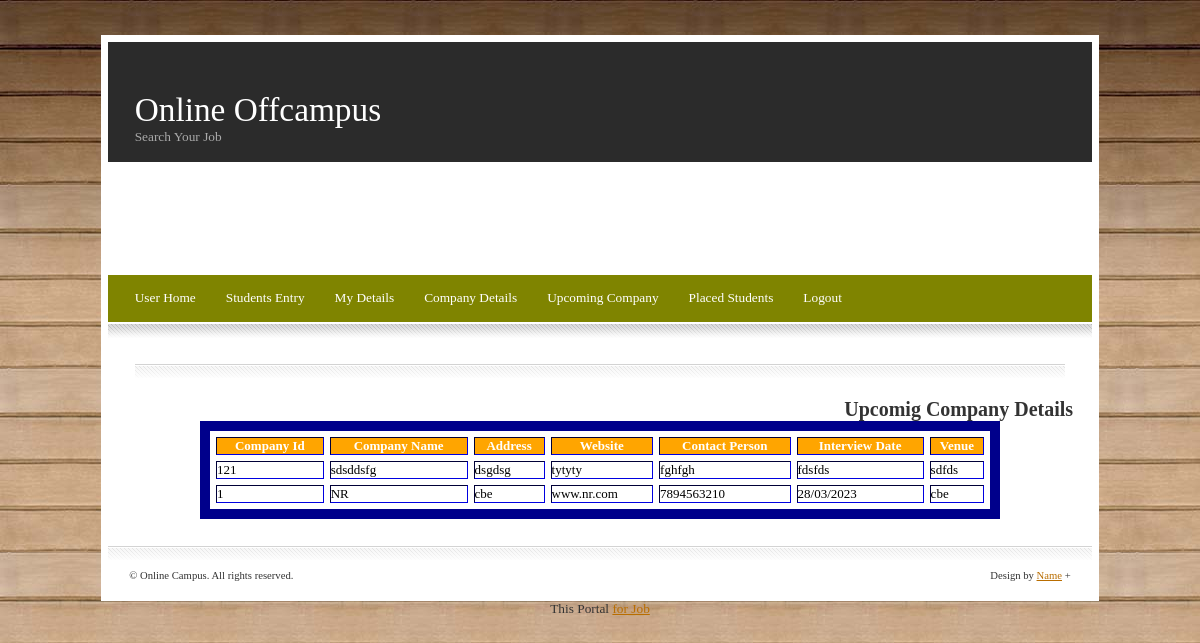
/upcoimgview.php, run on the app's committed database.
### tables this page shows
CREATE TABLE IF NOT EXISTS `upcoming` (
  `PlacedId` varchar(50) NOT NULL,
  `CompanyName` varchar(50) DEFAULT NULL,
  `Address` varchar(50) DEFAULT NULL,
  `Website` varchar(50) DEFAULT NULL,
  `Contact` varchar(50) DEFAULT NULL,
  `InterviewDate` varchar(50) DEFAULT NULL,
  `Venue` varchar(50) DEFAULT NULL
);

### upcoimgview.php (the view, shortened to what this page needs)
<?php
 include_once("Userheader.php");
?>
<form action="upcoimgview.php" name="ViewInterview" class="row" method="post">
	<div    align="center">
	<center >
<h2> Upcomig Company Details </h2>
	<table border="2" cellspacing="6" class="displaycontent" width="800" style="border:10px solid Darkblue;" align="center">
	<tr>
			<th bgcolor=Orange><font color=white size=2>Company Id</font></th>
			<th bgcolor=Orange><font color=white size=2>Company Name</font></th>
			<th bgcolor=Orange><font color=white size=2>Address </font></th>
			<th bgcolor=Orange><font color=white size=2>Website</font></th>
			<th bgcolor=Orange><font color=white size=2>Contact Person</font></th>
			<th bgcolor=Orange><font color=white size=2>Interview Date </font></th>
			<th bgcolor=Orange><font color=white size=2>Venue </font></th>
	</tr>
	<?php
	$query = "select * from upcoming";
	$result = mysql_query($query) or die(mysql_error());
	while($row = mysql_fetch_assoc($result))
		{
 ?>
	<tr>
		<td bgcolor=white><font color=#000000 size=2><?php echo $row['PlacedId']; ?></font></td>
       	<td bgcolor=white><font color=#000000 size=2><?php echo $row['CompanyName']; ?></font></td>
		<td bgcolor=white><font color=#000000 size=2><?php echo $row['Address']; ?></font></td>
		<td bgcolor=white><font color=#000000 size=2><?php echo $row['Website']; ?></font></td>
		<td bgcolor=white><font color=#000000 size=2><?php echo $row['Contact']; ?></font></td>
       	<td bgcolor=white><font color=#000000 size=2><?php echo $row['InterviewDate']; ?></font></td>
		<td bgcolor=white><font color=#000000 size=2><?php echo $row['Venue']; ?></font></td>
	</tr>
			<?php }  ?>
	</table>
</div>
</form>
<?php include_once("footer.php")?>

### default.css (style rules this page uses)
* { padding: 0em; margin: 0em; }
body { background: #000000 url('images/bg1.jpg'); padding: 35px 0px 35px 0px; }
body,input { font-size: 10pt; font-family: "georgia", "times new roman", serif; color: #333333; }

### data on the page
upcoming: PlacedId "121", CompanyName "sdsddsfg", Address "dsgdsg", Website "tytyty", Contact "fghfgh", InterviewDate "fdsfds", Venue "sdfds"
upcoming: PlacedId "1", CompanyName "NR", Address "cbe", Website "www.nr.com", Contact "7894563210", InterviewDate "28/03/2023", Venue "cbe"
